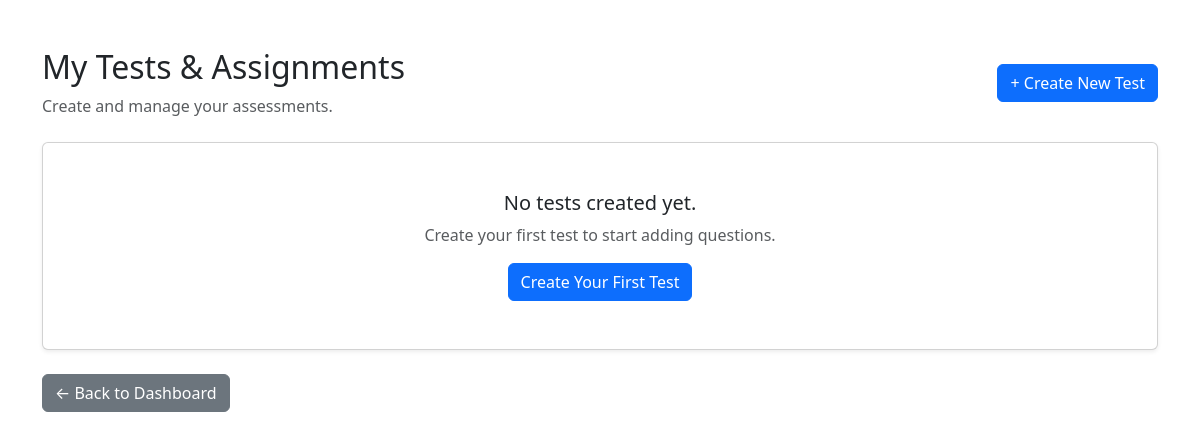
The app's page /exam/tests/ (signed in), older data.
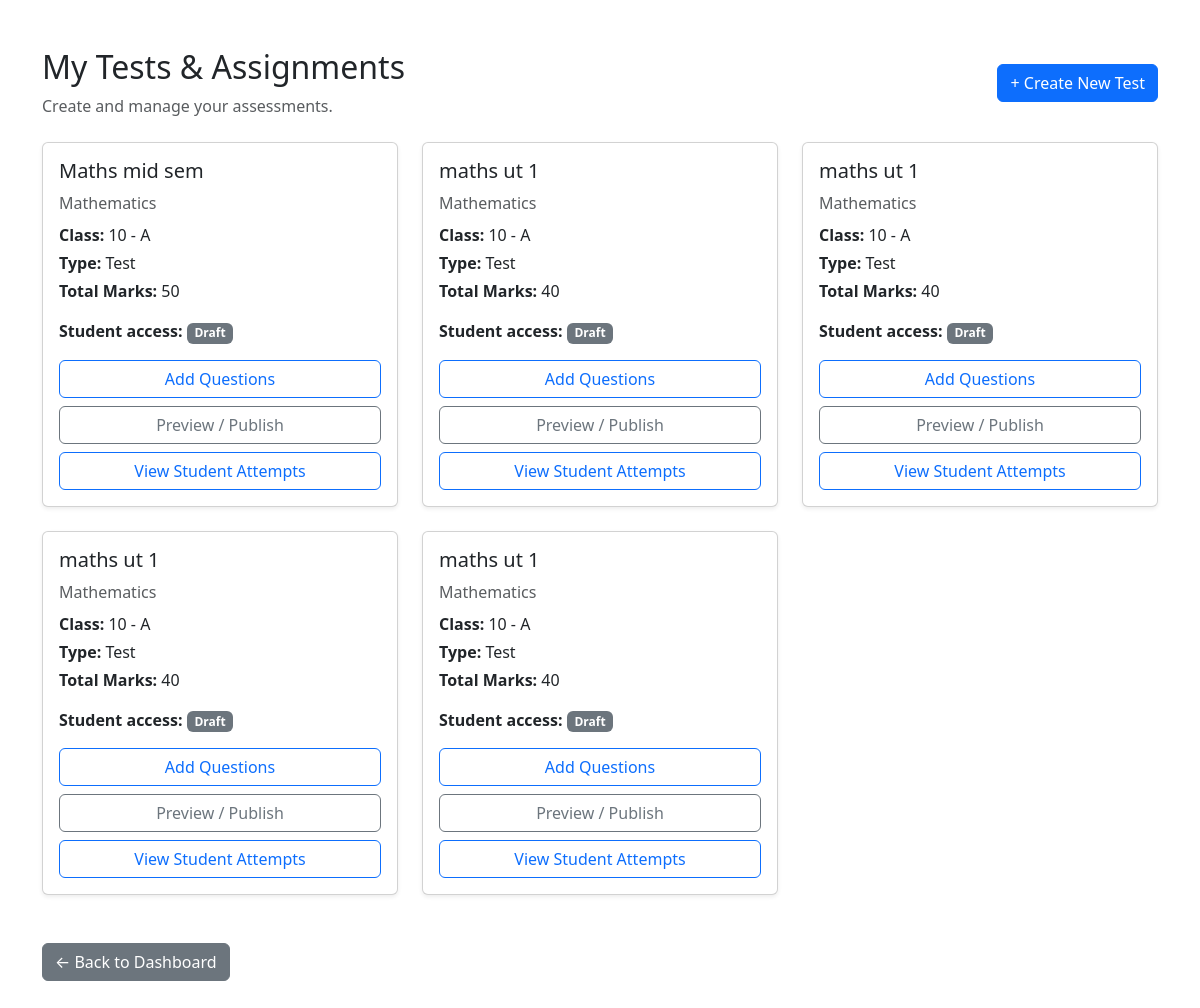
The same page, newer data.
### academics/models.py (models this page shows, shortened)
class Assessment(models.Model):
    class AssessmentType(models.TextChoices):
        TEST = "TEST", "Test"
        ASSIGNMENT = "ASSIGNMENT", "Assignment"
    class TimingMode(models.TextChoices):
        NONE = "NONE", "No Time Limit"
        ENTIRE_TEST = "ENTIRE_TEST", "Entire Test"
        PER_QUESTION = "PER_QUESTION", "Per Question"
    title = models.CharField(max_length=200)
    description = models.TextField(blank=True)
    teacher = models.ForeignKey(
        "accounts.TeacherProfile",
        on_delete=models.CASCADE,
        related_name="assessments"
    )
    student_class = models.ForeignKey(
        Class,
        on_delete=models.CASCADE,
        related_name="assessments"
    )
    subject = models.ForeignKey(
        Subject,
        on_delete=models.CASCADE,
        related_name="assessments"
    )
    assessment_type = models.CharField(
        max_length=20,
        choices=AssessmentType.choices
    )
    total_marks = models.PositiveIntegerField()
    is_published = models.BooleanField(default=False)
    timing_mode = models.CharField(
        max_length=20,
        choices=TimingMode.choices,
        default=TimingMode.NONE
    )
    duration_hours = models.PositiveIntegerField(
        default=0
    )
    duration_minutes = models.PositiveIntegerField(
        default=0
    )
    available_from = models.DateTimeField(
        null=True,
        blank=True
    )
    due_date = models.DateTimeField(
        null=True,
        blank=True
    )
    created_at = models.DateTimeField(
        auto_now_add=True
    )

class Subject(models.Model):
    name = models.CharField(max_length=100)
    code = models.CharField(max_length=20, unique=True)

class Class(models.Model):
    name = models.CharField(max_length=50)
    section = models.CharField(max_length=10)
    academic_year = models.CharField(max_length=20)
    def __str__(self):
        return f"{self.name} - {self.section}"

### exam_engine/views.py (the view)
@login_required
def test_management(request):
    if request.user.role != "TEACHER":
        return redirect("dashboard")
    teacher = request.user.teacher_profile
    assessments = Assessment.objects.filter(
        teacher=teacher
    ).select_related(
        "student_class",
        "subject"
    ).order_by("-created_at")
    return render(
        request,
        "exam_engine/test_management.html",
        {
            "assessments": assessments,
        }
    )

### exam_engine/templates/exam_engine/test_management.html (shortened to what this page needs)
<!DOCTYPE html>
<html lang="en">
<head>
    <link
        href="https://cdn.jsdelivr.net/npm/bootstrap@5.3.3/dist/css/bootstrap.min.css"
        rel="stylesheet"
    >
</head>
<body>
<div class="container py-5">
    <div class="d-flex justify-content-between align-items-center mb-4">
        <div>
            <h2>My Tests & Assignments</h2>
            <p class="text-muted mb-0">
                Create and manage your assessments.
            </p>
        </div>
        <a
            href="{% url 'create_assessment' %}"
            class="btn btn-primary"
        >
            + Create New Test
        </a>
    </div>
    {% if assessments %}
        <div class="row">
            {% for assessment in assessments %}
                <div class="col-md-6 col-lg-4 mb-4">
                    <div class="card h-100 shadow-sm">
                        <div class="card-body">
                            <h5 class="card-title">
                                {{ assessment.title }}
                            </h5>
                            <p class="text-muted mb-2">
                                {{ assessment.subject.name }}
                            </p>
                            <p class="mb-1">
                                <strong>Class:</strong>
                                {{ assessment.student_class }}
                            </p>
                            <p class="mb-1">
                                <strong>Type:</strong>
                                {{ assessment.get_assessment_type_display }}
                            </p>
                            <p class="mb-3">
                                <strong>Total Marks:</strong>
                                {{ assessment.total_marks }}
                            </p>
                            <p class="mb-3">
                                <strong>Student access:</strong>
                                {% if assessment.is_published %}
                                    <span class="badge bg-success">Published</span>
                                {% else %}
                                    <span class="badge bg-secondary">Draft</span>
                                {% endif %}
                            </p>
                            <a
                                href="{% url 'question_create' assessment.id %}"
                                class="btn btn-outline-primary w-100"
                            >
                                Add Questions
                            </a>
                            <a
                                href="{% url 'test_preview' assessment.id %}"
                                class="btn btn-outline-secondary w-100 mt-2"
                            >
                                Preview / Publish
                            </a>
                            <a
                                href="{% url 'teacher_attempts' assessment.id %}"
                                class="btn btn-outline-primary w-100 mt-2"
                            >
                                View Student Attempts
                            </a>
                        </div>
                    </div>
                </div>
            {% endfor %}
        </div>
    {% else %}
        <div class="card shadow-sm">
            <div class="card-body text-center py-5">
                <h5>No tests created yet.</h5>
                <p class="text-muted">
                    Create your first test to start adding questions.
                </p>
                <a
                    href="{% url 'create_assessment' %}"
                    class="btn btn-primary"
                >
                    Create Your First Test
                </a>
            </div>
        </div>
    {% endif %}
    <div class="mt-4">
        <a
            href="{% url 'dashboard' %}"
            class="btn btn-secondary"
        >
            ← Back to Dashboard
        </a>
    </div>
</div>
</body>
</html>

Row changes from the older to the newer data that the page shows:
added Assessment: title "Maths mid sem", subject.name "Mathematics", student_class "10 - A", assessment_type "Test", total_marks "50", is_published "Draft"
added Assessment: title "maths ut 1", subject.name "Mathematics", student_class "10 - A", assessment_type "Test", total_marks "40", is_published "Draft"
added Assessment: title "maths ut 1", subject.name "Mathematics", student_class "10 - A", assessment_type "Test", total_marks "40", is_published "Draft"
added Assessment: title "maths ut 1", subject.name "Mathematics", student_class "10 - A", assessment_type "Test", total_marks "40", is_published "Draft"
added Assessment: title "maths ut 1", subject.name "Mathematics", student_class "10 - A", assessment_type "Test", total_marks "40", is_published "Draft"
Text that changed along with them:
text no longer shown: "No tests created yet. Create your first test to start adding questions. Create Your First Test"
